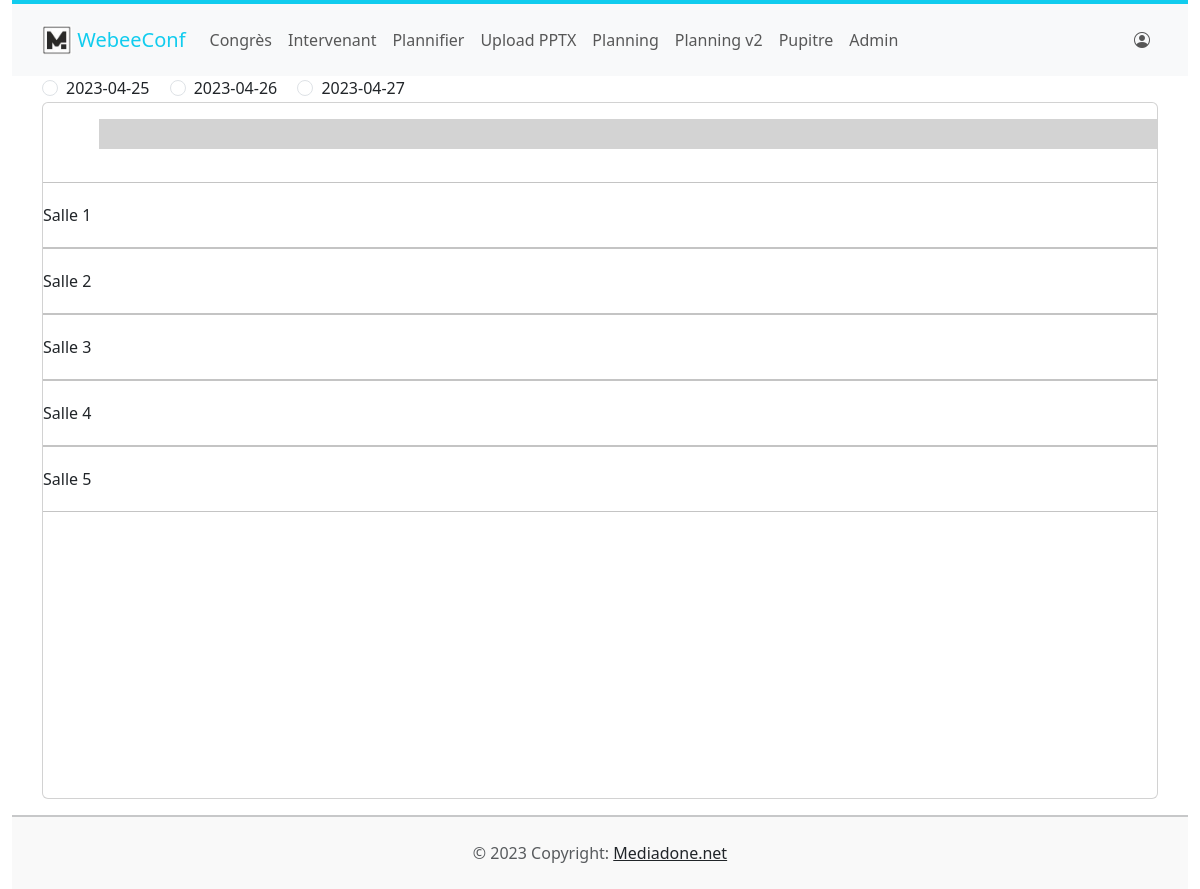
The page /planning/ on the database as committed earlier.
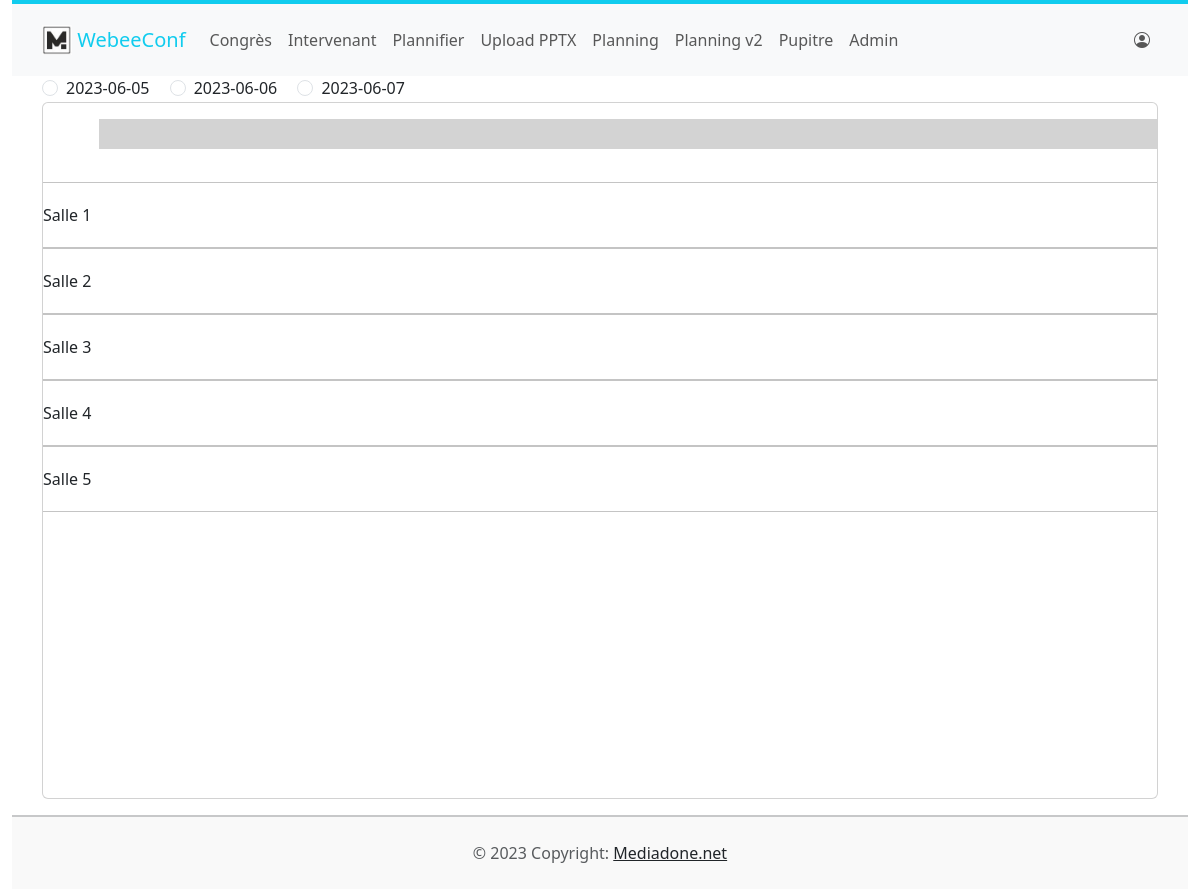
The same page on the database as committed later.
### planning/models.py (models this page shows, shortened)
class Day(models.Model):
    congress = models.ForeignKey(Congress, related_name="confs_days", on_delete=models.CASCADE)
    date = models.CharField(primary_key=True, max_length=24) #primary_key=True

class Room(models.Model):
	congress = models.ForeignKey(Congress, related_name="event_conf_name", on_delete=models.CASCADE)
	name = models.CharField(max_length=250)
	number = models.SmallIntegerField(default=1)  # numero de la salle pour cle du live
	inprogress = models.CharField(max_length=250, blank=True) # titre presentation en cours dans l'attente
	def __str__(self):
		return self.name

### planning/views.py (the view)
# urls.py: path('planning', views.planning_plan, name='planning'),
def planning_plan(request):
    if request.method == 'POST' and request.headers.get('x-requested-with') == 'XMLHttpRequest':
        date = request.POST.get('date')
        day = get_object_or_404(Day, date=date)
        sessions = Session.objects.filter(date=day).order_by('time_start')
        session_data = {}
        start_times = {}
        end_times = {}
        print()
        minheure = "07:00:00"
        maxheure = "21:00:00"
        heurechangenumber = 0
        for session in sessions:
            room_name = session.room.name
            session_title = session.title
            session_starttime = session.time_start.strftime('%H:%M:%S')
            session_endtime = session.time_end.strftime('%H:%M:%S')
            minheure_dt = datetime2.datetime.strptime(minheure, '%H:%M:%S').time()
            maxheure_dt = datetime2.datetime.strptime(maxheure, '%H:%M:%S').time()
            session_starttime_dt = datetime2.datetime.strptime(session_starttime, '%H:%M:%S').time()
            session_endtime_dt = datetime2.datetime.strptime(session_endtime, '%H:%M:%S').time()
            if session_starttime_dt < minheure_dt:
                time_diff = datetime2.datetime.combine(datetime2.date.today(), session_starttime_dt) - datetime2.datetime.combine(datetime2.date.today(), minheure_dt)
                hours_diff = round(time_diff.total_seconds() / 3600)
                minheure = session_starttime
                heurechangenumber -= hours_diff
            if session_endtime_dt > maxheure_dt:
                time_diff = datetime2.datetime.combine(datetime2.date.today(), session_endtime_dt) - datetime2.datetime.combine(datetime2.date.today(), maxheure_dt)
                hours_diff = round(time_diff.total_seconds() / 3600)
                maxheure = session_endtime
                heurechangenumber -= hours_diff
            if room_name in session_data:
                session_data[room_name].append(session_title)
                start_times[room_name].append(session_starttime)
                end_times[room_name].append(session_endtime)
            else:
                session_data[room_name] = [session_title]
                start_times[room_name] = [session_starttime]
                end_times[room_name] = [session_endtime]
        data = {
            'sessions': session_data,
            'start_times': start_times,
            'end_times': end_times,
            'min_heure': minheure,
            'max_heure': maxheure,
            'heurechangenumber': heurechangenumber
        }
        return JsonResponse(data)
    else:
        congress = Congress.objects.get()
        days = Day.objects.filter(congress__pk=congress.pk)
        rooms = Room.objects.all()
        print(congress.pk)
        print("coucou2")
        context = {'congress': congress, 'days': days, 'rooms': rooms}
        return render(request, 'Planning/planning.html', context)

### planning/templates/planning/planning.html (shortened to what this page needs)
{% extends 'Planning/base.html' %}
{% load static %}
{% block body %}
<div class="container-fluid  p-0">
    <div class="row g-2">
        <div class="col-md-12">
            {% for day in days %}
            <div class="form-check form-check-inline">
                <input class="form-check-input" type="radio" name="radio_dates" id="radio_dates" value="{{ day.date }}">
                <label class="form-check-label" for="inlineRadio1">{{ day.date }}</label>
            </div>
            {% endfor %}
            <div class="card">
                <div class="card-body" data-mdb-perfect-scrollbar="true"
                    style="padding-right:0; padding-left:0; height:695px; overflow-y: scroll;">
                    <div class="list-group planning-area">
                        <div class="ligne_planning">
                            <div class="barre-horizontale">
                            </div>
                        </div>
                        <div class="salle-col">
                            {% for salle in rooms %}
                            <div class="salle">
                                <div class="titre_salle">{{ salle }}</div>
                                <div class="session_horizontale"></div>
                            </div>
                            {% endfor %}
                        </div>
                    </div>
                </div>
            </div>
        </div>
    </div>
</div>
{% endblock %}

Rows that differ between the two databases and show on the page:
removed Day: date "2023-04-25"
removed Day: date "2023-04-26"
removed Day: date "2023-04-27"
added Day: date "2023-06-05"
added Day: date "2023-06-06"
added Day: date "2023-06-07"
